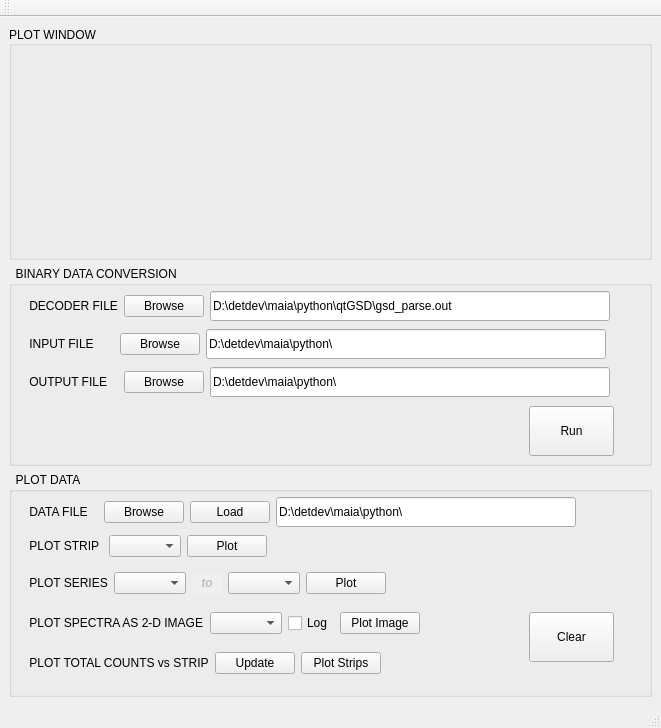
<?xml version="1.0" encoding="UTF-8"?>
<ui version="4.0">
 <class>MainWindow</class>
 <widget class="QMainWindow" name="MainWindow">
  <property name="geometry">
   <rect>
    <x>0</x>
    <y>0</y>
    <width>661</width>
    <height>728</height>
   </rect>
  </property>
  <property name="sizePolicy">
   <sizepolicy hsizetype="Preferred" vsizetype="Preferred">
    <horstretch>0</horstretch>
    <verstretch>0</verstretch>
   </sizepolicy>
  </property>
  <property name="minimumSize">
   <size>
    <width>100</width>
    <height>100</height>
   </size>
  </property>
  <property name="font">
   <font>
    <weight>50</weight>
    <bold>false</bold>
   </font>
  </property>
  <property name="windowTitle">
   <string>MainWindow</string>
  </property>
  <property name="autoFillBackground">
   <bool>false</bool>
  </property>
  <property name="tabShape">
   <enum>QTabWidget::Rounded</enum>
  </property>
  <widget class="QWidget" name="centralwidget">
   <property name="sizePolicy">
    <sizepolicy hsizetype="Fixed" vsizetype="Fixed">
     <horstretch>0</horstretch>
     <verstretch>0</verstretch>
    </sizepolicy>
   </property>
   <property name="minimumSize">
    <size>
     <width>100</width>
     <height>100</height>
    </size>
   </property>
   <property name="maximumSize">
    <size>
     <width>1000</width>
     <height>1000</height>
    </size>
   </property>
   <layout class="QVBoxLayout" name="verticalLayout">
    <item>
     <widget class="QGroupBox" name="groupBox_3">
      <property name="sizePolicy">
       <sizepolicy hsizetype="Expanding" vsizetype="Expanding">
        <horstretch>0</horstretch>
        <verstretch>0</verstretch>
       </sizepolicy>
      </property>
      <property name="font">
       <font>
        <weight>50</weight>
        <italic>false</italic>
        <bold>false</bold>
       </font>
      </property>
      <property name="layoutDirection">
       <enum>Qt::LeftToRight</enum>
      </property>
      <property name="autoFillBackground">
       <bool>true</bool>
      </property>
      <property name="title">
       <string>PLOT WINDOW</string>
      </property>
      <property name="alignment">
       <set>Qt::AlignLeading|Qt::AlignLeft|Qt::AlignVCenter</set>
      </property>
      <layout class="QGridLayout" name="gridLayout">
       <property name="sizeConstraint">
        <enum>QLayout::SetNoConstraint</enum>
       </property>
       <item row="0" column="0">
        <layout class="QVBoxLayout" name="MainVertLayout">
         <property name="spacing">
          <number>0</number>
         </property>
         <property name="sizeConstraint">
          <enum>QLayout::SetMaximumSize</enum>
         </property>
         <property name="topMargin">
          <number>10</number>
         </property>
        </layout>
       </item>
      </layout>
     </widget>
    </item>
    <item>
     <widget class="QGroupBox" name="groupBox">
      <property name="sizePolicy">
       <sizepolicy hsizetype="Expanding" vsizetype="Fixed">
        <horstretch>0</horstretch>
        <verstretch>0</verstretch>
       </sizepolicy>
      </property>
      <property name="minimumSize">
       <size>
        <width>100</width>
        <height>200</height>
       </size>
      </property>
      <property name="font">
       <font>
        <weight>50</weight>
        <italic>false</italic>
        <bold>false</bold>
       </font>
      </property>
      <property name="whatsThis">
       <string extracomment="mystery box!"/>
      </property>
      <property name="title">
       <string>  BINARY DATA CONVERSION</string>
      </property>
      <widget class="QWidget" name="horizontalLayoutWidget_6">
       <property name="geometry">
        <rect>
         <x>17</x>
         <y>101</y>
         <width>594</width>
         <height>32</height>
        </rect>
       </property>
       <layout class="QHBoxLayout" name="horizontalLayout_9">
        <property name="sizeConstraint">
         <enum>QLayout::SetFixedSize</enum>
        </property>
        <item>
         <widget class="QLabel" name="label_7">
          <property name="minimumSize">
           <size>
            <width>0</width>
            <height>30</height>
           </size>
          </property>
          <property name="font">
           <font>
            <weight>50</weight>
            <bold>false</bold>
           </font>
          </property>
          <property name="text">
           <string> OUTPUT FILE   </string>
          </property>
         </widget>
        </item>
        <item>
         <widget class="QPushButton" name="browserButton_7">
          <property name="enabled">
           <bool>true</bool>
          </property>
          <property name="sizePolicy">
           <sizepolicy hsizetype="Fixed" vsizetype="Fixed">
            <horstretch>0</horstretch>
            <verstretch>0</verstretch>
           </sizepolicy>
          </property>
          <property name="minimumSize">
           <size>
            <width>80</width>
            <height>15</height>
           </size>
          </property>
          <property name="text">
           <string>Browse</string>
          </property>
         </widget>
        </item>
        <item>
         <widget class="QLineEdit" name="filePathEdit_7">
          <property name="enabled">
           <bool>true</bool>
          </property>
          <property name="sizePolicy">
           <sizepolicy hsizetype="Fixed" vsizetype="Fixed">
            <horstretch>0</horstretch>
            <verstretch>0</verstretch>
           </sizepolicy>
          </property>
          <property name="minimumSize">
           <size>
            <width>400</width>
            <height>30</height>
           </size>
          </property>
          <property name="text">
           <string>D:\detdev\maia\python\</string>
          </property>
         </widget>
        </item>
       </layout>
      </widget>
      <widget class="QWidget" name="horizontalLayoutWidget_9">
       <property name="geometry">
        <rect>
         <x>17</x>
         <y>25</y>
         <width>592</width>
         <height>32</height>
        </rect>
       </property>
       <layout class="QHBoxLayout" name="horizontalLayout_10">
        <property name="sizeConstraint">
         <enum>QLayout::SetFixedSize</enum>
        </property>
        <item>
         <widget class="QLabel" name="label_11">
          <property name="minimumSize">
           <size>
            <width>0</width>
            <height>30</height>
           </size>
          </property>
          <property name="font">
           <font>
            <weight>50</weight>
            <bold>false</bold>
           </font>
          </property>
          <property name="text">
           <string> DECODER FILE</string>
          </property>
         </widget>
        </item>
        <item>
         <widget class="QPushButton" name="browserButton">
          <property name="enabled">
           <bool>true</bool>
          </property>
          <property name="sizePolicy">
           <sizepolicy hsizetype="Fixed" vsizetype="Fixed">
            <horstretch>0</horstretch>
            <verstretch>0</verstretch>
           </sizepolicy>
          </property>
          <property name="minimumSize">
           <size>
            <width>80</width>
            <height>15</height>
           </size>
          </property>
          <property name="text">
           <string>Browse</string>
          </property>
         </widget>
        </item>
        <item>
         <widget class="QLineEdit" name="filePathEdit_3">
          <property name="enabled">
           <bool>true</bool>
          </property>
          <property name="sizePolicy">
           <sizepolicy hsizetype="Fixed" vsizetype="Expanding">
            <horstretch>0</horstretch>
            <verstretch>0</verstretch>
           </sizepolicy>
          </property>
          <property name="minimumSize">
           <size>
            <width>400</width>
            <height>30</height>
           </size>
          </property>
          <property name="text">
           <string>D:\detdev\maia\python\qtGSD\gsd_parse.out</string>
          </property>
         </widget>
        </item>
       </layout>
      </widget>
      <widget class="QWidget" name="horizontalLayoutWidget_10">
       <property name="geometry">
        <rect>
         <x>17</x>
         <y>63</y>
         <width>592</width>
         <height>32</height>
        </rect>
       </property>
       <layout class="QHBoxLayout" name="horizontalLayout_11">
        <property name="sizeConstraint">
         <enum>QLayout::SetFixedSize</enum>
        </property>
        <item>
         <widget class="QLabel" name="label_12">
          <property name="minimumSize">
           <size>
            <width>0</width>
            <height>30</height>
           </size>
          </property>
          <property name="font">
           <font>
            <weight>50</weight>
            <bold>false</bold>
           </font>
          </property>
          <property name="text">
           <string> INPUT FILE      </string>
          </property>
         </widget>
        </item>
        <item>
         <widget class="QPushButton" name="browserButton_3">
          <property name="enabled">
           <bool>true</bool>
          </property>
          <property name="sizePolicy">
           <sizepolicy hsizetype="Fixed" vsizetype="Fixed">
            <horstretch>0</horstretch>
            <verstretch>0</verstretch>
           </sizepolicy>
          </property>
          <property name="minimumSize">
           <size>
            <width>80</width>
            <height>15</height>
           </size>
          </property>
          <property name="text">
           <string>Browse</string>
          </property>
         </widget>
        </item>
        <item>
         <widget class="QLineEdit" name="filePathEdit_5">
          <property name="sizePolicy">
           <sizepolicy hsizetype="Fixed" vsizetype="Fixed">
            <horstretch>0</horstretch>
            <verstretch>0</verstretch>
           </sizepolicy>
          </property>
          <property name="minimumSize">
           <size>
            <width>400</width>
            <height>30</height>
           </size>
          </property>
          <property name="text">
           <string>D:\detdev\maia\python\</string>
          </property>
         </widget>
        </item>
       </layout>
      </widget>
      <widget class="QPushButton" name="runButton">
       <property name="geometry">
        <rect>
         <x>520</x>
         <y>140</y>
         <width>85</width>
         <height>50</height>
        </rect>
       </property>
       <property name="sizePolicy">
        <sizepolicy hsizetype="Fixed" vsizetype="Fixed">
         <horstretch>0</horstretch>
         <verstretch>0</verstretch>
        </sizepolicy>
       </property>
       <property name="minimumSize">
        <size>
         <width>80</width>
         <height>50</height>
        </size>
       </property>
       <property name="text">
        <string>Run</string>
       </property>
       <property name="iconSize">
        <size>
         <width>24</width>
         <height>24</height>
        </size>
       </property>
      </widget>
     </widget>
    </item>
    <item>
     <widget class="QGroupBox" name="groupBox_2">
      <property name="sizePolicy">
       <sizepolicy hsizetype="Preferred" vsizetype="Fixed">
        <horstretch>0</horstretch>
        <verstretch>0</verstretch>
       </sizepolicy>
      </property>
      <property name="minimumSize">
       <size>
        <width>100</width>
        <height>225</height>
       </size>
      </property>
      <property name="font">
       <font>
        <weight>50</weight>
        <italic>false</italic>
        <bold>false</bold>
       </font>
      </property>
      <property name="autoFillBackground">
       <bool>true</bool>
      </property>
      <property name="title">
       <string>  PLOT DATA</string>
      </property>
      <widget class="QWidget" name="horizontalLayoutWidget_4">
       <property name="geometry">
        <rect>
         <x>17</x>
         <y>25</y>
         <width>591</width>
         <height>32</height>
        </rect>
       </property>
       <layout class="QHBoxLayout" name="horizontalLayout_6" stretch="0,0,0,0">
        <property name="sizeConstraint">
         <enum>QLayout::SetFixedSize</enum>
        </property>
        <item>
         <widget class="QLabel" name="label_3">
          <property name="font">
           <font>
            <weight>50</weight>
            <bold>false</bold>
           </font>
          </property>
          <property name="text">
           <string> DATA FILE   </string>
          </property>
         </widget>
        </item>
        <item>
         <widget class="QPushButton" name="browserButton_4">
          <property name="sizePolicy">
           <sizepolicy hsizetype="Fixed" vsizetype="Fixed">
            <horstretch>0</horstretch>
            <verstretch>0</verstretch>
           </sizepolicy>
          </property>
          <property name="text">
           <string>Browse</string>
          </property>
         </widget>
        </item>
        <item>
         <widget class="QPushButton" name="loadButton">
          <property name="sizePolicy">
           <sizepolicy hsizetype="Fixed" vsizetype="Fixed">
            <horstretch>0</horstretch>
            <verstretch>0</verstretch>
           </sizepolicy>
          </property>
          <property name="text">
           <string>Load</string>
          </property>
         </widget>
        </item>
        <item>
         <widget class="QLineEdit" name="filePathEdit_4">
          <property name="sizePolicy">
           <sizepolicy hsizetype="Fixed" vsizetype="Fixed">
            <horstretch>0</horstretch>
            <verstretch>0</verstretch>
           </sizepolicy>
          </property>
          <property name="minimumSize">
           <size>
            <width>300</width>
            <height>30</height>
           </size>
          </property>
          <property name="text">
           <string>D:\detdev\maia\python\</string>
          </property>
         </widget>
        </item>
       </layout>
      </widget>
      <widget class="QWidget" name="horizontalLayoutWidget_2">
       <property name="geometry">
        <rect>
         <x>17</x>
         <y>63</y>
         <width>481</width>
         <height>29</height>
        </rect>
       </property>
       <layout class="QHBoxLayout" name="horizontalLayout_2">
        <property name="sizeConstraint">
         <enum>QLayout::SetFixedSize</enum>
        </property>
        <item>
         <widget class="QLabel" name="label_4">
          <property name="sizePolicy">
           <sizepolicy hsizetype="Fixed" vsizetype="Preferred">
            <horstretch>0</horstretch>
            <verstretch>0</verstretch>
           </sizepolicy>
          </property>
          <property name="text">
           <string> PLOT STRIP </string>
          </property>
         </widget>
        </item>
        <item>
         <widget class="QComboBox" name="comboBox">
          <property name="sizePolicy">
           <sizepolicy hsizetype="Minimum" vsizetype="Fixed">
            <horstretch>0</horstretch>
            <verstretch>0</verstretch>
           </sizepolicy>
          </property>
         </widget>
        </item>
        <item>
         <widget class="QPushButton" name="plotButton">
          <property name="sizePolicy">
           <sizepolicy hsizetype="Fixed" vsizetype="Fixed">
            <horstretch>0</horstretch>
            <verstretch>0</verstretch>
           </sizepolicy>
          </property>
          <property name="text">
           <string>Plot</string>
          </property>
         </widget>
        </item>
       </layout>
      </widget>
      <widget class="QWidget" name="horizontalLayoutWidget_3">
       <property name="geometry">
        <rect>
         <x>17</x>
         <y>100</y>
         <width>481</width>
         <height>29</height>
        </rect>
       </property>
       <layout class="QHBoxLayout" name="horizontalLayout_3">
        <property name="sizeConstraint">
         <enum>QLayout::SetFixedSize</enum>
        </property>
        <item>
         <widget class="QLabel" name="label_5">
          <property name="text">
           <string> PLOT SERIES</string>
          </property>
         </widget>
        </item>
        <item>
         <widget class="QComboBox" name="comboBox_R1">
          <property name="sizePolicy">
           <sizepolicy hsizetype="Minimum" vsizetype="Fixed">
            <horstretch>0</horstretch>
            <verstretch>0</verstretch>
           </sizepolicy>
          </property>
          <property name="minimumSize">
           <size>
            <width>0</width>
            <height>0</height>
           </size>
          </property>
         </widget>
        </item>
        <item>
         <widget class="QLabel" name="label">
          <property name="enabled">
           <bool>false</bool>
          </property>
          <property name="sizePolicy">
           <sizepolicy hsizetype="Fixed" vsizetype="Preferred">
            <horstretch>0</horstretch>
            <verstretch>0</verstretch>
           </sizepolicy>
          </property>
          <property name="minimumSize">
           <size>
            <width>30</width>
            <height>0</height>
           </size>
          </property>
          <property name="maximumSize">
           <size>
            <width>30</width>
            <height>29</height>
           </size>
          </property>
          <property name="font">
           <font>
            <weight>75</weight>
            <italic>true</italic>
            <bold>true</bold>
            <underline>false</underline>
           </font>
          </property>
          <property name="autoFillBackground">
           <bool>true</bool>
          </property>
          <property name="lineWidth">
           <number>5</number>
          </property>
          <property name="text">
           <string>to</string>
          </property>
          <property name="alignment">
           <set>Qt::AlignCenter</set>
          </property>
         </widget>
        </item>
        <item>
         <widget class="QComboBox" name="comboBox_R2">
          <property name="sizePolicy">
           <sizepolicy hsizetype="Minimum" vsizetype="Fixed">
            <horstretch>0</horstretch>
            <verstretch>0</verstretch>
           </sizepolicy>
          </property>
         </widget>
        </item>
        <item>
         <widget class="QPushButton" name="plotRangeButton">
          <property name="sizePolicy">
           <sizepolicy hsizetype="Fixed" vsizetype="Fixed">
            <horstretch>0</horstretch>
            <verstretch>0</verstretch>
           </sizepolicy>
          </property>
          <property name="text">
           <string>Plot</string>
          </property>
         </widget>
        </item>
       </layout>
      </widget>
      <widget class="QWidget" name="horizontalLayoutWidget_7">
       <property name="geometry">
        <rect>
         <x>17</x>
         <y>140</y>
         <width>481</width>
         <height>29</height>
        </rect>
       </property>
       <layout class="QHBoxLayout" name="horizontalLayout_5" stretch="0,0,0,0">
        <property name="sizeConstraint">
         <enum>QLayout::SetFixedSize</enum>
        </property>
        <item>
         <widget class="QLabel" name="label_8">
          <property name="text">
           <string> PLOT SPECTRA AS 2-D IMAGE</string>
          </property>
         </widget>
        </item>
        <item>
         <widget class="QComboBox" name="comboBox_2">
          <property name="sizePolicy">
           <sizepolicy hsizetype="Fixed" vsizetype="Fixed">
            <horstretch>0</horstretch>
            <verstretch>0</verstretch>
           </sizepolicy>
          </property>
         </widget>
        </item>
        <item>
         <widget class="QCheckBox" name="checkBox">
          <property name="sizePolicy">
           <sizepolicy hsizetype="Fixed" vsizetype="Fixed">
            <horstretch>0</horstretch>
            <verstretch>0</verstretch>
           </sizepolicy>
          </property>
          <property name="text">
           <string>Log</string>
          </property>
         </widget>
        </item>
        <item>
         <widget class="QPushButton" name="plotImageButton">
          <property name="sizePolicy">
           <sizepolicy hsizetype="Fixed" vsizetype="Fixed">
            <horstretch>0</horstretch>
            <verstretch>0</verstretch>
           </sizepolicy>
          </property>
          <property name="minimumSize">
           <size>
            <width>80</width>
            <height>15</height>
           </size>
          </property>
          <property name="text">
           <string>Plot Image</string>
          </property>
         </widget>
        </item>
       </layout>
      </widget>
      <widget class="QPushButton" name="clearPlotButton">
       <property name="geometry">
        <rect>
         <x>520</x>
         <y>140</y>
         <width>85</width>
         <height>50</height>
        </rect>
       </property>
       <property name="sizePolicy">
        <sizepolicy hsizetype="Fixed" vsizetype="Fixed">
         <horstretch>0</horstretch>
         <verstretch>0</verstretch>
        </sizepolicy>
       </property>
       <property name="minimumSize">
        <size>
         <width>80</width>
         <height>50</height>
        </size>
       </property>
       <property name="text">
        <string>Clear</string>
       </property>
      </widget>
      <widget class="QWidget" name="horizontalLayoutWidget">
       <property name="geometry">
        <rect>
         <x>17</x>
         <y>180</y>
         <width>481</width>
         <height>29</height>
        </rect>
       </property>
       <layout class="QHBoxLayout" name="horizontalLayout">
        <property name="sizeConstraint">
         <enum>QLayout::SetFixedSize</enum>
        </property>
        <item>
         <widget class="QLabel" name="label_9">
          <property name="text">
           <string> PLOT TOTAL COUNTS vs STRIP</string>
          </property>
         </widget>
        </item>
        <item>
         <widget class="QPushButton" name="pushButton">
          <property name="sizePolicy">
           <sizepolicy hsizetype="Fixed" vsizetype="Fixed">
            <horstretch>0</horstretch>
            <verstretch>0</verstretch>
           </sizepolicy>
          </property>
          <property name="minimumSize">
           <size>
            <width>80</width>
            <height>15</height>
           </size>
          </property>
          <property name="text">
           <string>Update</string>
          </property>
         </widget>
        </item>
        <item>
         <widget class="QPushButton" name="plotStripsButton">
          <property name="sizePolicy">
           <sizepolicy hsizetype="Fixed" vsizetype="Fixed">
            <horstretch>0</horstretch>
            <verstretch>0</verstretch>
           </sizepolicy>
          </property>
          <property name="minimumSize">
           <size>
            <width>80</width>
            <height>15</height>
           </size>
          </property>
          <property name="text">
           <string>Plot Strips</string>
          </property>
         </widget>
        </item>
       </layout>
      </widget>
     </widget>
    </item>
   </layout>
  </widget>
  <widget class="QStatusBar" name="statusbar"/>
  <widget class="QToolBar" name="toolBar">
   <property name="windowTitle">
    <string>toolBar</string>
   </property>
   <attribute name="toolBarArea">
    <enum>TopToolBarArea</enum>
   </attribute>
   <attribute name="toolBarBreak">
    <bool>false</bool>
   </attribute>
  </widget>
  <widget class="QMenuBar" name="menuBar">
   <property name="geometry">
    <rect>
     <x>0</x>
     <y>0</y>
     <width>661</width>
     <height>22</height>
    </rect>
   </property>
  </widget>
  <action name="actionOpen">
   <property name="text">
    <string>Open</string>
   </property>
   <property name="visible">
    <bool>true</bool>
   </property>
  </action>
  <action name="actionQuit">
   <property name="text">
    <string>Quit</string>
   </property>
  </action>
 </widget>
 <resources/>
 <connections/>
</ui>
